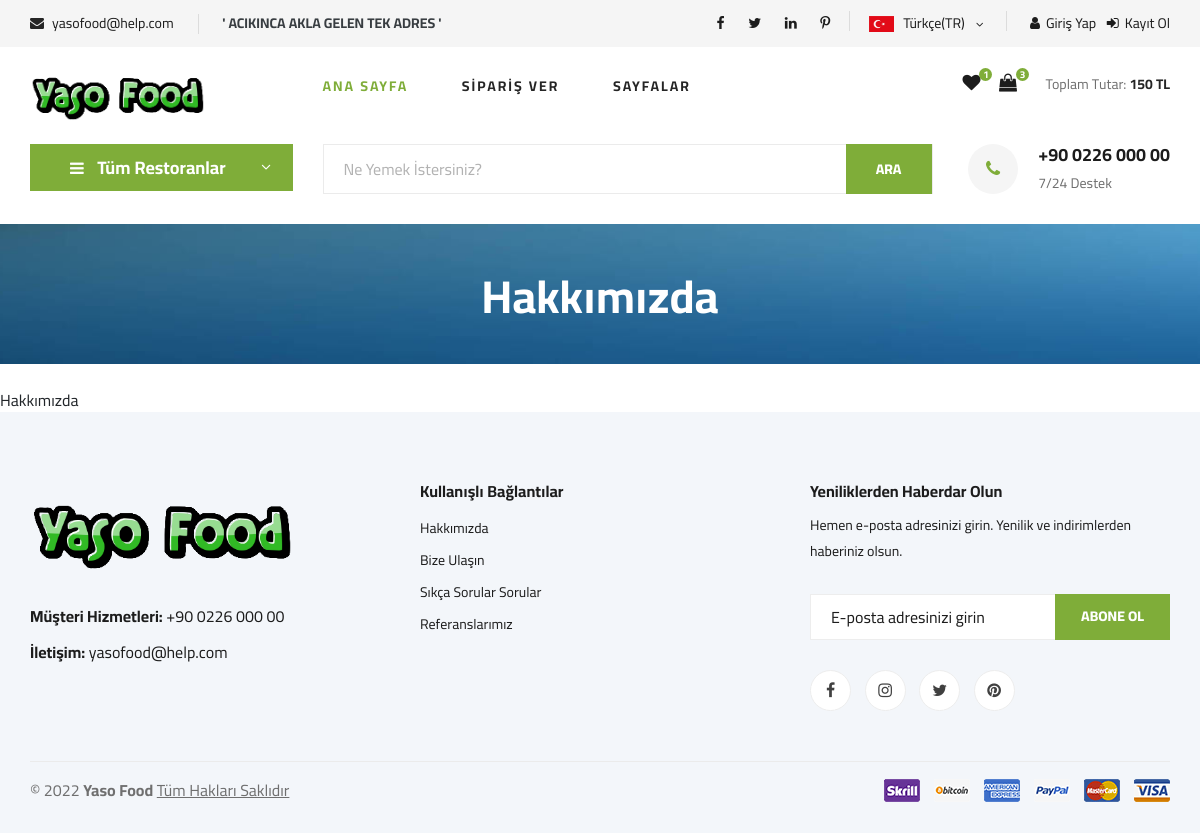
/hakkimizda/, run on an earlier commit of the app's database.
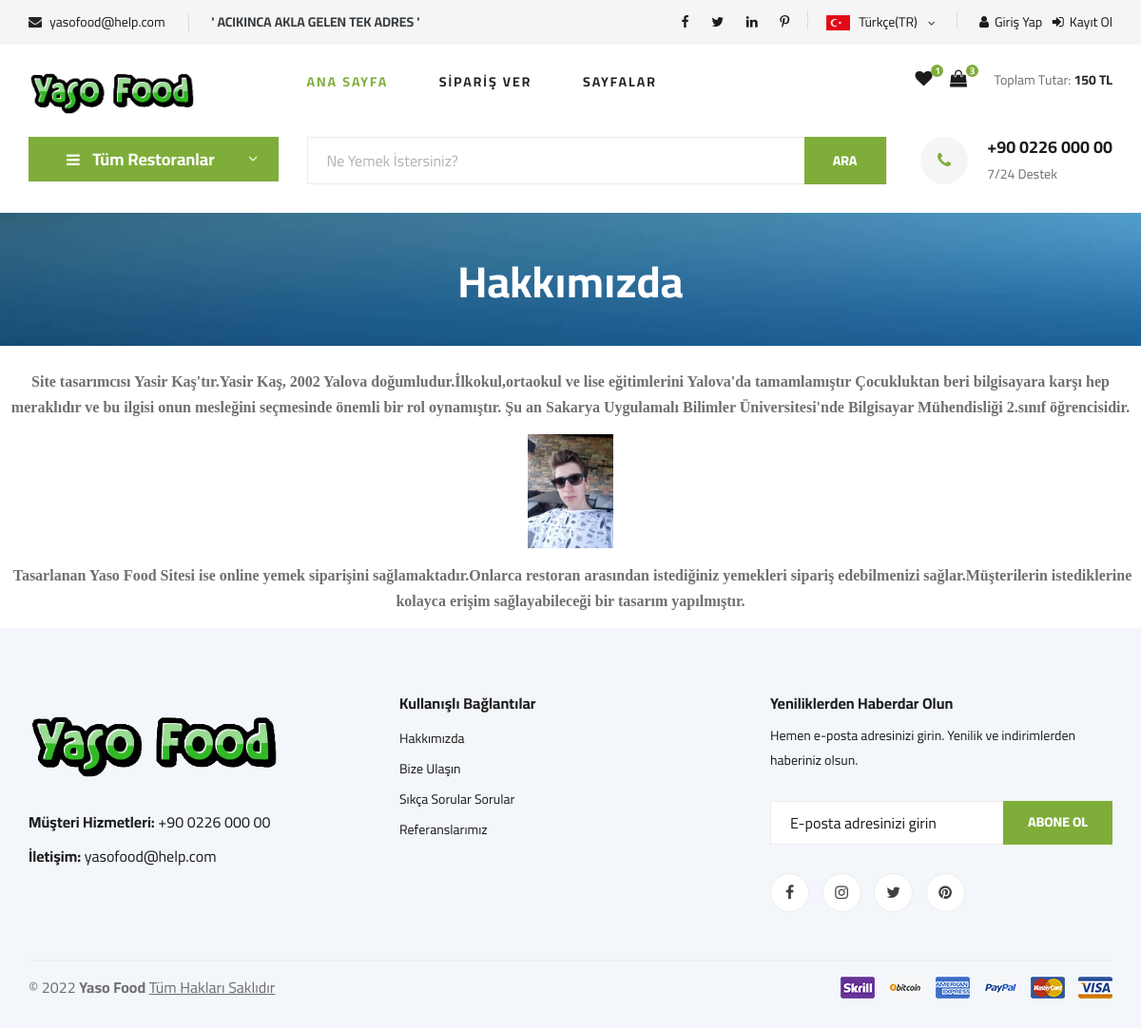
And on a later commit of the database.
### home/models.py (models this page shows, shortened)
class Setting(models.Model):
    STATUS = {
        ('True', 'Evet'),
        ('False', 'Hayır'),
    }
    title = models.CharField(max_length=100)
    keywords = models.CharField(max_length=250)
    description = models.CharField(max_length=250)
    company = models.CharField(max_length=50)
    address = models.CharField(blank=True,max_length=150)
    phone = models.CharField(blank=True,max_length=15)
    fax = models.CharField(blank=True,max_length=15)
    email = models.CharField(blank=True,max_length=50)
    smtpserver = models.CharField(blank=True,max_length=20)
    smtpemail = models.CharField(blank=True,max_length=20)
    smtppassword = models.CharField(blank=True,max_length=10)
    smtpport = models.CharField(blank=True,max_length=5)
    icon = models.ImageField(blank=True, upload_to='images/')
    facebook = models.CharField(blank=True,max_length=100)
    instagram = models.CharField(blank=True,max_length=100)
    twitter = models.CharField(blank=True,max_length=100)
    aboutus = RichTextUploadingField(blank=True,max_length=2000)
    contact = RichTextUploadingField(blank=True,max_length=2000)
    faq = RichTextUploadingField(blank=True, max_length=2000)
    references = RichTextUploadingField(blank=True,max_length=1000)
    status = models.CharField(max_length=10, choices=STATUS)
    create_at = models.DateTimeField(auto_now_add=True)
    update_at = models.DateTimeField(auto_now=True)

### home/views.py (the view)
# urls.py: path('hakkimizda/', views.hakkimizda, name='hakkimizda'),
def hakkimizda(request):
    setting = Setting.objects.get(pk=1)
    context = {'setting': setting,'page':'hakkimizda'}
    return render(request, 'hakkimizda.html', context)

### home/templates/hakkimizda.html (shortened to what this page needs)
{% extends "homebase.html" %}
{% load static %}
{% block sidebar %}
    {% include "sidebar.html" %}
{% endblock %}
{% block content %}
    <section class="breadcrumb-section set-bg" data-setbg="{% static 'img/breadcrumb.jpg'%}">
        <div class="container">
            <div class="row">
                <div class="col-lg-12 text-center">
                    <div class="breadcrumb__text">
                        <h2>Hakkımızda</h2>
                    </div>
                </div>
            </div>
        </div>
    </section>
<br>
{{setting.aboutus|safe}}
{% endblock %}

### home/templates/homebase.html (shortened to what this page needs)
<!DOCTYPE html>
{% load static %}
<html lang="tr">
<head>
    <link rel="stylesheet" href="{% static 'css/bootstrap.min.css'%}" type="text/css">
    <link rel="stylesheet" href="{% static 'css/font-awesome.min.css'%}" type="text/css">
    <link rel="stylesheet" href="{% static 'css/elegant-icons.css'%}" type="text/css">
    <link rel="stylesheet" href="{% static 'css/nice-select.css'%}" type="text/css">
    <link rel="stylesheet" href="{% static 'css/jquery-ui.min.css'%}" type="text/css">
    <link rel="stylesheet" href="{% static 'css/owl.carousel.min.css'%}" type="text/css">
    <link rel="stylesheet" href="{% static 'css/slicknav.min.css'%}" type="text/css">
    <link rel="stylesheet" href="{% static 'css/style.css'%}" type="text/css">
</head>
    {% include 'header.html' %}
    {% block sidebar %} {% endblock %}
    {% block content %} {% endblock %}
    {% include 'footer.html' %}
<body>
</body>
</html>

### home/templates/header.html (shortened to what this page needs)
{% load static %}
    <header class="header">
        <div class="header__top">
            <div class="container">
                <div class="row">
                    <div class="col-lg-6 col-md-6">
                        <div class="header__top__left">
                            <ul>
                                <li><i class="fa fa-envelope"></i> yasofood@help.com</li>
                                <li><b style="color: #383d41" >' ACIKINCA AKLA GELEN TEK ADRES '</b></li>
                            </ul>
                        </div>
                    </div>
                    <div class="col-lg-6 col-md-6">
                        <div class="header__top__right">
                            <div class="header__top__right__social">
                                <a href="#"><i class="fa fa-facebook"></i></a>
                                <a href="#"><i class="fa fa-twitter"></i></a>
                                <a href="#"><i class="fa fa-linkedin"></i></a>
                                <a href="#"><i class="fa fa-pinterest-p"></i></a>
                            </div>
                            <div class="header__top__right__language">
                                <img src="{% static 'img/turkbayragi.png'%}" width="25" alt="">
                                <div>Türkçe(TR)</div>
                                <span class="arrow_carrot-down"></span>
                            </div>
                            <div class="header__top__right__auth">
                                <a href="#"><i class="fa fa-user"></i>Giriş Yap</a>
                            </div>
                            <div class="header__top__right__auth">
                                <a href="#"><i class="fa fa-sign-in"></i>Kayıt Ol</a>
                            </div>
                        </div>
                    </div>
                </div>
            </div>
        </div>
        <div class="container">
            <div class="row">
                <div class="col-lg-3">
                    <div class="header__logo">
                        <a href="/home"><img src="{% static 'img/yasologo.png'%}" width="175" alt=""></a>
                    </div>
                </div>
                <div class="col-lg-6">
                    <nav class="header__menu">
                        <ul>
                            <li class="active"><a href="/home">Ana Sayfa</a></li>
                            <li><a href="#">Sipariş Ver</a></li>
                            <li><a href="#">Sayfalar</a>
                            </li>
                        </ul>
                    </nav>
                </div>
                <div class="col-lg-3">
                    <div class="header__cart">
                        <ul>
                            <li><a href="#"><i class="fa fa-heart"></i> <span>1</span></a></li>
                            <li><a href="#"><i class="fa fa-shopping-bag"></i> <span>3</span></a></li>
                        </ul>
                        <div class="header__cart__price">Toplam Tutar: <span>150 TL</span></div>
                    </div>
                </div>
            </div>
        </div>
    </header>

### home/templates/sidebar.html (shortened to what this page needs)
{% load static %}
{% if page == 'home'%}
    <section class="hero">
{% else %}
    <section class="hero hero-normal">
{% endif %}
        <div class="container">
            <div class="row">
                <div class="col-lg-3">
                    <div class="hero__categories">
                        <div class="hero__categories__all">
                            <i class="fa fa-bars"></i>
                            <span>Tüm Restoranlar</span>
                        </div>
                    </div>
                </div>
                <div class="col-lg-9">
                    <div class="hero__search">
                        <div class="hero__search__form">
                            <form action="#">
                                <input type="text" placeholder="Ne Yemek İstersiniz?">
                                <button type="submit" class="site-btn">ARA</button>
                            </form>
                        </div>
                        <div class="hero__search__phone">
                            <div class="hero__search__phone__icon">
                                <i class="fa fa-phone"></i>
                            </div>
                            <div class="hero__search__phone__text">
                                <h5>+90 0226 000 00</h5>
                                <span>7/24 Destek</span>
                            </div>
                        </div>
                    </div>
                </div>
            </div>
        </div>
    </section>

### home/templates/footer.html (shortened to what this page needs)
{% load static %}
    <footer class="footer spad">
        <div class="container">
            <div class="row">
                <div class="col-lg-3 col-md-6 col-sm-6">
                    <div class="footer__about">
                        <div class="footer__about__logo">
                            <a href="/home"><img src="{% static 'img/yasologo.png'%}" alt=""></a>
                        </div>
                        <ul>
                            <li><b>Müşteri Hizmetleri:</b> +90 0226 000 00</b></li>
                            <li><b>İletişim:</b> yasofood@help.com</li>
                        </ul>
                    </div>
                </div>
                <div class="col-lg-4 col-md-6 col-sm-6 offset-lg-1">
                    <div class="footer__widget">
                        <h6>Kullanışlı Bağlantılar</h6>
                        <ul>
                            <li><a href="/hakkimizda">Hakkımızda</a></li>
                            <li><a href="/contact">Bize Ulaşın</a></li>
                            <li><a href="/faq">Sıkça Sorular Sorular</a></li>
                            <li><a href="/referans">Referanslarımız</a></li>
                        </ul>
                    </div>
                </div>
                <div class="col-lg-4 col-md-12">
                    <div class="footer__widget">
                        <h6>Yeniliklerden Haberdar Olun</h6>
                        <p>Hemen e-posta adresinizi girin. Yenilik ve indirimlerden haberiniz olsun.</p>
                        <form action="#">
                            <input type="text" placeholder="E-posta adresinizi girin">
                            <button type="submit" class="site-btn">Abone Ol</button>
                        </form>
                        <div class="footer__widget__social">
                            <a href="#"><i class="fa fa-facebook"></i></a>
                            <a href="#"><i class="fa fa-instagram"></i></a>
                            <a href="#"><i class="fa fa-twitter"></i></a>
                            <a href="#"><i class="fa fa-pinterest"></i></a>
                        </div>
                    </div>
                </div>
            </div>
            <div class="row">
                <div class="col-lg-12">
                    <div class="footer__copyright">
                        <div class="footer__copyright__text"><p>
  &copy; <script>document.write(new Date().getFullYear());</script> <b>Yaso Food</b> <u>Tüm Hakları Saklıdır</u></p></div>
                        <div class="footer__copyright__payment"><img src="{% static 'img/payment-item.png'%}" alt=""></div>
                    </div>
                </div>
            </div>
        </div>
    </footer>

What changed in the data, as far as the page shows it:
changed Setting: aboutus "Hakkımızda" → "Site tasarımcısı Yasir Kaş'tır. Yasir Kaş, 2002 Yalova doğumludur. İ lkokul,ortaokul ve lise eğitimlerini Yalova'da tamamlamıştır Çocukluktan beri bilgisayara karşı hep meraklıdır ve bu ilgisi onun mesleğini seçmesinde önemli bir rol oynamıştır. Şu an Sakarya Uygulamalı Bilimler Üniversitesi'nde Bilgisayar Mühendisliği 2.sınıf öğrencisidir. Tasarlanan Yaso Food Sitesi ise online yemek siparişini sağlamaktadır. Onlarca restoran arasından istediğiniz yemekleri sipariş edebilmenizi sağlar. Müşterilerin istediklerine kolayca erişim sağlayabileceği bir tasarım yapılmıştır."; aboutus: picture added
